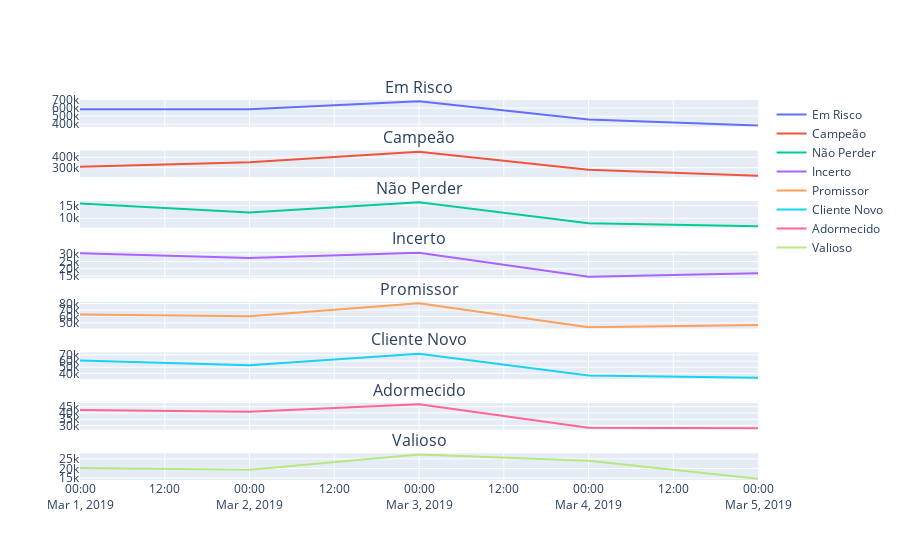

Notebook code cell kept with this figure:
### Code cell
for i, classe in enumerate(df['Classe'].unique()):
    # Filtrar os dados apenas para a classe atual
    data_classe = df_grouped[df_grouped['Classe'] == classe]

    # Adicionar o traço (trace) de linha para a classe atual
    fig.add_trace(
        go.Scatter(x=data_classe['data'], y=data_classe['valor'], mode='lines', name=classe),
        row=i+1, col=1
    )
fig.show()

### Figure 1 — Plotly figure (JSON) as saved in the notebook; plotly's stock layout.template omitted (floating-point values rounded to 4 significant figures)
{"data": [{"mode": "lines", "name": "Em Risco", "type": "scatter", "x": ["2019-03-01", "2019-03-02", "2019-03-03", "2019-03-04", "2019-03-05"], "xaxis": "x", "y": [586500.0, 586200.0, 685000.0, 458400.0, 384200.0], "yaxis": "y"}, {"mode": "lines", "name": "Campeão", "type": "scatter", "x": ["2019-03-01", "2019-03-02", "2019-03-03", "2019-03-04", "2019-03-05"], "xaxis": "x2", "y": [308200.0, 352300.0, 452300.0, 280100.0, 221300.0], "yaxis": "y2"}, {"mode": "lines", "name": "Não Perder", "type": "scatter", "x": ["2019-03-01", "2019-03-02", "2019-03-03", "2019-03-04", "2019-03-05"], "xaxis": "x3", "y": [15890.0, 12330.0, 16340.0, 8067.0, 6809.0], "yaxis": "y3"}, {"mode": "lines", "name": "Incerto", "type": "scatter", "x": ["2019-03-01", "2019-03-02", "2019-03-03", "2019-03-04", "2019-03-05"], "xaxis": "x4", "y": [30690.0, 27340.0, 31000.0, 14520.0, 17000.0], "yaxis": "y4"}, {"mode": "lines", "name": "Promissor", "type": "scatter", "x": ["2019-03-01", "2019-03-02", "2019-03-03", "2019-03-04", "2019-03-05"], "xaxis": "x5", "y": [62900.0, 60410.0, 80630.0, 43210.0, 46650.0], "yaxis": "y5"}, {"mode": "lines", "name": "Cliente Novo", "type": "scatter", "x": ["2019-03-01", "2019-03-02", "2019-03-03", "2019-03-04", "2019-03-05"], "xaxis": "x6", "y": [60710.0, 53210.0, 72040.0, 36470.0, 32780.0], "yaxis": "y6"}, {"mode": "lines", "name": "Adormecido", "type": "scatter", "x": ["2019-03-01", "2019-03-02", "2019-03-03", "2019-03-04", "2019-03-05"], "xaxis": "x7", "y": [42280.0, 40940.0, 47070.0, 28200.0, 27780.0], "yaxis": "y7"}, {"mode": "lines", "name": "Valioso", "type": "scatter", "x": ["2019-03-01", "2019-03-02", "2019-03-03", "2019-03-04", "2019-03-05"], "xaxis": "x8", "y": [20260.0, 19290.0, 27240.0, 23980.0, 14650.0], "yaxis": "y8"}], "layout": {"annotations": [{"font": {"size": 16}, "showarrow": false, "text": "Em Risco", "x": 0.5, "xanchor": "center", "xref": "paper", "y": 1, "yanchor": "bottom", "yref": "paper"}, {"font": {"size": 16}, "showarrow": false, "text": "Campeão", "x": 0.5, "xanchor": "center", "xref": "paper", "y": 0.8672, "yanchor": "bottom", "yref": "paper"}, {"font": {"size": 16}, "showarrow": false, "text": "Não Perder", "x": 0.5, "xanchor": "center", "xref": "paper", "y": 0.7344, "yanchor": "bottom", "yref": "paper"}, {"font": {"size": 16}, "showarrow": false, "text": "Incerto", "x": 0.5, "xanchor": "center", "xref": "paper", "y": 0.6016, "yanchor": "bottom", "yref": "paper"}, {"font": {"size": 16}, "showarrow": false, "text": "Promissor", "x": 0.5, "xanchor": "center", "xref": "paper", "y": 0.4688, "yanchor": "bottom", "yref": "paper"}, {"font": {"size": 16}, "showarrow": false, "text": "Cliente Novo", "x": 0.5, "xanchor": "center", "xref": "paper", "y": 0.3359, "yanchor": "bottom", "yref": "paper"}, {"font": {"size": 16}, "showarrow": false, "text": "Adormecido", "x": 0.5, "xanchor": "center", "xref": "paper", "y": 0.2031, "yanchor": "bottom", "yref": "paper"}, {"font": {"size": 16}, "showarrow": false, "text": "Valioso", "x": 0.5, "xanchor": "center", "xref": "paper", "y": 0.07031, "yanchor": "bottom", "yref": "paper"}], "autosize": true, "xaxis": {"anchor": "y", "autorange": true, "domain": [0, 1], "matches": "x8", "range": ["2019-03-01", "2019-03-05"], "showticklabels": false, "type": "date"}, "xaxis2": {"anchor": "y2", "autorange": true, "domain": [0, 1], "matches": "x8", "range": ["2019-03-01", "2019-03-05"], "showticklabels": false, "type": "date"}, "xaxis3": {"anchor": "y3", "autorange": true, "domain": [0, 1], "matches": "x8", "range": ["2019-03-01", "2019-03-05"], "showticklabels": false, "type": "date"}, "xaxis4": {"anchor": "y4", "autorange": true, "domain": [0, 1], "matches": "x8", "range": ["2019-03-01", "2019-03-05"], "showticklabels": false, "type": "date"}, "xaxis5": {"anchor": "y5", "autorange": true, "domain": [0, 1], "matches": "x8", "range": ["2019-03-01", "2019-03-05"], "showticklabels": false, "type": "date"}, "xaxis6": {"anchor": "y6", "autorange": true, "domain": [0, 1], "matches": "x8", "range": ["2019-03-01", "2019-03-05"], "showticklabels": false, "type": "date"}, "xaxis7": {"anchor": "y7", "autorange": true, "domain": [0, 1], "matches": "x8", "range": ["2019-03-01", "2019-03-05"], "showticklabels": false, "type": "date"}, "xaxis8": {"anchor": "y8", "autorange": true, "domain": [0, 1], "range": ["2019-03-01", "2019-03-05"], "type": "date"}, "yaxis": {"anchor": "x", "autorange": true, "domain": [0.9297, 1], "range": [367500.0, 701700.0], "type": "linear"}, "yaxis2": {"anchor": "x2", "autorange": true, "domain": [0.7969, 0.8672], "range": [208400.0, 465100.0], "type": "linear"}, "yaxis3": {"anchor": "x3", "autorange": true, "domain": [0.6641, 0.7344], "range": [6279.0, 16870.0], "type": "linear"}, "yaxis4": {"anchor": "x4", "autorange": true, "domain": [0.5312, 0.6016], "range": [13600.0, 31920.0], "type": "linear"}, "yaxis5": {"anchor": "x5", "autorange": true, "domain": [0.3984, 0.4688], "range": [41140.0, 82700.0], "type": "linear"}, "yaxis6": {"anchor": "x6", "autorange": true, "domain": [0.2656, 0.3359], "range": [30600.0, 74220.0], "type": "linear"}, "yaxis7": {"anchor": "x7", "autorange": true, "domain": [0.1328, 0.2031], "range": [26710.0, 48150.0], "type": "linear"}, "yaxis8": {"anchor": "x8", "autorange": true, "domain": [0, 0.07031], "range": [13950.0, 27940.0], "type": "linear"}}}
